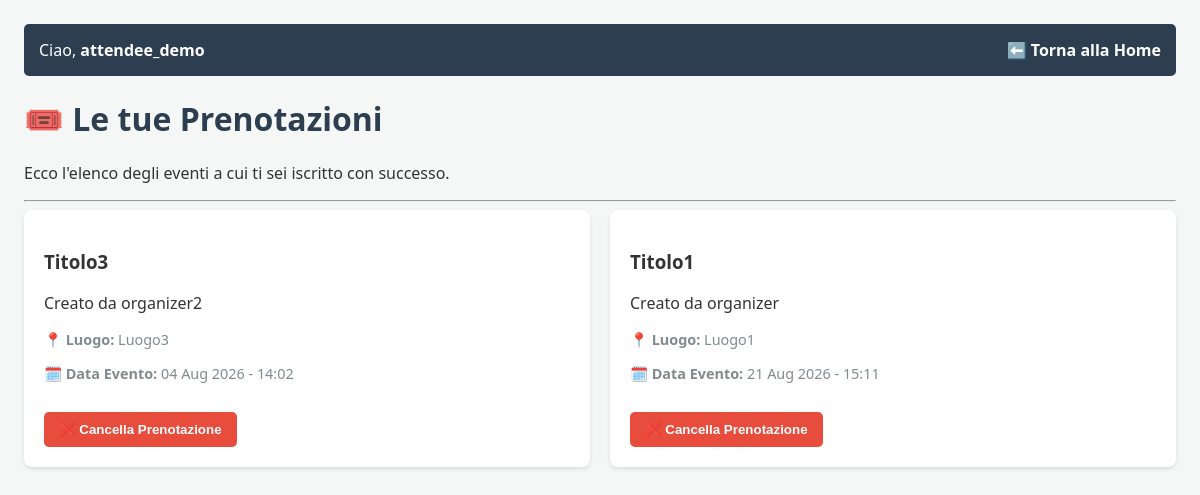
Screenshot of /i-miei-eventi/ (signed in) with the database file from the repository.
### utenti/models.py (models this page shows, shortened)
class CustomUser(AbstractUser):
    ROLE_CHOICES = (
        ('attendee', 'Attendee (Partecipante)'),
        ('organizer', 'Organizer (Organizzatore)'),
    )
    role = models.CharField(
        max_length=20,
        choices=ROLE_CHOICES,
        default='attendee'
    )

### eventi/models.py (models this page shows, shortened)
class Iscrizione(models.Model):
    utente = models.ForeignKey(
        settings.AUTH_USER_MODEL,
        on_delete=models.CASCADE,
        related_name='iscrizioni'
    )
    evento = models.ForeignKey(
        Evento,
        on_delete=models.CASCADE,
        related_name='iscrizioni'
    )
    data_iscrizione = models.DateTimeField(auto_now_add=True)
    class Meta:
        unique_together = ('utente', 'evento')

class Evento(models.Model):
    titolo = models.CharField(max_length=200)
    descrizione = models.TextField()
    data_ora = models.DateTimeField()
    luogo = models.CharField(max_length=200)
    organizzatore = models.ForeignKey(
        settings.AUTH_USER_MODEL,
        on_delete=models.CASCADE,
        related_name='eventi_creati'
    )
    capienza_massima = models.PositiveIntegerField()

### eventi/views.py (the view)
# urls.py: path('i-miei-eventi/', views.miei_eventi, name='miei_eventi'),
@login_required
def miei_eventi(request):
    iscrizioni = Iscrizione.objects.filter(utente=request.user).select_related('evento')
    return render(request, 'eventi/miei_eventi.html', {'iscrizioni': iscrizioni})

### eventi/templates/eventi/miei_eventi.html (shortened to what this page needs)
{% load static %}
<!DOCTYPE html>
<html lang="it">
<head>
    <link rel="stylesheet" href="{% static 'eventi/stile.css' %}">
</head>
<body>
    <div class="navbar">
        <div>Ciao, <strong>{{ user.username }}</strong></div>
        <div><a href="{% url 'home_eventi' %}" class="nav-link-torna">⬅️ Torna alla Home</a></div>
    </div>
    <h1>🎟️ Le tue Prenotazioni</h1>
    <p>Ecco l'elenco degli eventi a cui ti sei iscritto con successo.</p>
    <hr>
    {% if iscrizioni %}
        <div class="eventi-container">
            {% for iscrizione in iscrizioni %}
                <div class="event-card">
                    <h3>{{ iscrizione.evento.titolo }}</h3>
                    <p>{{ iscrizione.evento.descrizione }}</p>
                    <p class="meta">📍 <strong>Luogo:</strong> {{ iscrizione.evento.luogo }}</p>
                    <p class="meta">🗓️ <strong>Data Evento:</strong> {{ iscrizione.evento.data_ora|date:"d M Y - H:i" }}</p>
                    <form method="post" action="{% url 'disiscriviti_evento' iscrizione.evento.id %}">
                        <button type="submit" class="btn-disiscriviti">❌ Cancella Prenotazione</button>
                    </form>
                </div>
            {% endfor %}
        </div>
    {% else %}
        <p>Non risulti iscritto a nessun evento al momento. <a href="{% url 'home_eventi' %}">Torna al catalogo</a>.</p>
    {% endif %}
</body>
</html>

### eventi/static/eventi/stile.css (style rules this page uses)
body { font-family: 'Segoe UI', Tahoma, Geneva, Verdana, sans-serif; margin: 0; padding: 2vw; background-color: #f4f7f6; color: #333; box-sizing: border-box; }
h1 { color: #2c3e50; }
.navbar { background: #2c3e50; padding: 15px; color: white; margin-bottom: 20px; border-radius: 5px; display: flex; justify-content: space-between; align-items: center; gap: 15px; flex-wrap: wrap; }
.navbar a { color: #2ecc71; text-decoration: none; font-weight: bold; }
.nav-link-torna { text-decoration: none; font-weight: bold; color: white !important; }
.eventi-container { display: flex; flex-direction: column; gap: 20px; width: 100%; }
.event-card { background: white; padding: 20px; border-radius: 8px; box-shadow: 0 2px 4px rgba(0,0,0,0.1); flex: 1; min-width: 280px; }
.meta { color: #7f8c8d; font-size: 0.9em; }
.btn-disiscriviti { background-color: #e74c3c; color: white; padding: 10px 15px; border: none; border-radius: 5px; cursor: pointer; text-decoration: none; display: inline-block; font-weight: bold; margin-top: 15px; }
@media (min-width: 901px) { .eventi-container { flex-direction: row; flex-wrap: wrap; } }

### rows the page displays
CustomUser: username "attendee_demo"
Iscrizione: evento.titolo "Titolo3", evento.descrizione "Creato da organizer2", evento.luogo "Luogo3", evento.data_ora "04 Aug 2026 - 14:02"
Iscrizione: evento.titolo "Titolo1", evento.descrizione "Creato da organizer", evento.luogo "Luogo1", evento.data_ora "21 Aug 2026 - 15:11"
